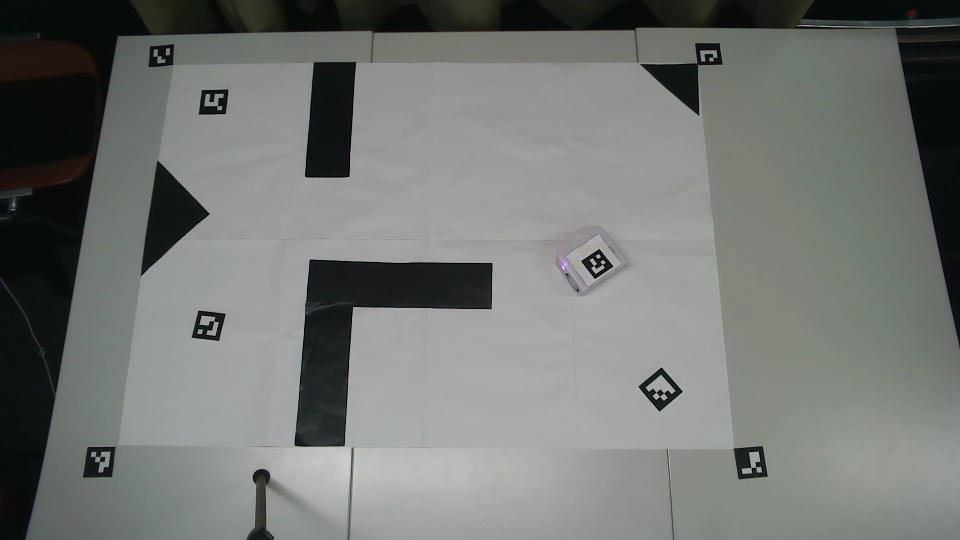
#> input picture resources/map_captures/map6.png, 1920 x 1080 px (shown at 1/2 size)
$ jupyter execute Group_T23_report.ipynb
#> lines starting #> are read from the running program, lines starting #| are printed output that depends on the picture; after the words box and inside, x2 and y2 are one past the last pixel; in counts of white or black regions, pixels touching at a corner belong together
#> further down, map_frame is the input picture: shape (1080, 1920, 3); mean B, G, R 115.4, 118.5, 115.5
### modules/cv.py

import enum
from multiprocessing import allow_connection_pickling
from threading import Lock
import cv2
from matplotlib import pyplot as plt
import numpy as np
import os
from typing import Any, Optional, Tuple, List
import time

class MapInfo() :

    raw_image: np.ndarray
    original_map: np.ndarray
    descretized_map: np.ndarray
    original_width: int
    original_height: int
    descretized_width: int
    descretized_height: int
    descretize_scale: int
    cm_per_pixel: float
    transform: Any
    aruco_corners: List[np.ndarray]

    # [12 lines left out: function transform_frame, not called in this run]

class RobotInfo() :
    robot_available: bool
    robot_x: float
    robot_y: float
    robot_theta: float
    goal_available: bool
    goal_x: float
    goal_y: float
    goal_theta: float
    checkpoint_available: bool
    checkpoint_list: np.ndarray

class Camera() :

    # [56 lines left out: functions __init__, get_frame, get_frame_when_esc, not called in this run]

def display_image(image, title = None):
    """
    Display image using matplotlib.

    Parameters:
        image (numpy.ndarray): The image to display.
        title (str, optional): The title of the image. Default is None.
    """
    plt.imshow(image, interpolation='nearest')
    plt.axis('off')  # Hide axes

    if title is not None:
        plt.title(title)
    plt.show()

def read_image(path) :
    """
    Read image from the path.

    Parameters:
        path (str): The path to the image file.
    """
    return cv2.imread(path)

# [16 lines left out: function generate_aruco, not called in this run]

def _get_aruco_pose(frame) :
    """
    Detects ArUco markers in a given frame and returns the frame with detected markers drawn,
    along with the corners and ids of the detected markers.

    Parameters:
        frame (numpy.ndarray): The input image frame in which to detect ArUco markers.

    Returns:
        tuple: A tuple containing:
            - draw_frame (numpy.ndarray): The input frame with detected markers drawn.
            - corners (list): A list of corners of the detected markers.
            - ids (numpy.ndarray): The ids of the detected markers.
    """

    gray = cv2.cvtColor(frame, cv2.COLOR_BGR2GRAY)
    aruco_dict = cv2.aruco.getPredefinedDictionary(cv2.aruco.DICT_4X4_250)
    parameters = cv2.aruco.DetectorParameters()
    detector = cv2.aruco.ArucoDetector(aruco_dict, parameters)

    corners, ids, rejected = detector.detectMarkers(gray)
#> corners = 8 items; ids = [8, 2, 0, 5, 6, 1, 3, 4]; rejected = ([[628, 124], [711, 124], [698, 353], [610, 353]], [[1495, 900], [1496, 929], [1479, 935], [1473, 902]], [[177, 916], [193, 929], [191, 949], [171, 947]])

    # print("Detected markers:", ids)
    draw_frame = frame.copy()
    if ids is not None:
        cv2.aruco.drawDetectedMarkers(draw_frame, corners, ids)
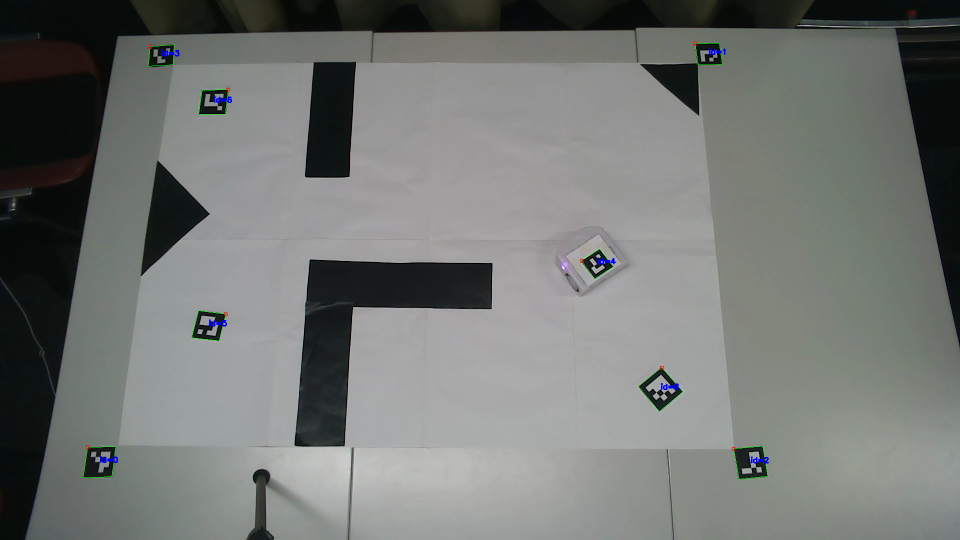
#> draw_frame: shape (1080, 1920, 3) (shown at 1/2 size); 0.2% of pixels changed, all inside (x1, y1, x2, y2) = (166, 83, 1538, 959)
    return draw_frame, corners, ids

# [22 lines left out: function capture_map, not called in this run]

def _get_persepective_transform(camera_pts, scaled_width=None, scaled_height=None, target_scale=None) :
    """
    Computes the perspective transform matrix and optionally scales the width and height.

    Parameters:
    camera_pts (numpy.ndarray): A 4x2 array of points representing the coordinates in the camera view.
    scaled_width (int, optional): The desired width of the transformed image. If not provided, it will be calculated based on target_scale.
    scaled_height (int, optional): The desired height of the transformed image. If not provided, it will be calculated based on target_scale.
    target_scale (float, optional): The scale factor to compute the scaled width and height if they are not provided.

    Returns:
    tuple: A tuple containing:
        - persp_trans (numpy.ndarray): The perspective transform matrix.
        - scaled_width (int): The width of the transformed image.
        - scaled_height (int): The height of the transformed image.
    """

    measured_height = np.linalg.norm(camera_pts[0] - camera_pts[3])
    measured_width = np.linalg.norm(camera_pts[1] - camera_pts[3])

    if not scaled_width or not scaled_height :
        assert(target_scale is not None)
        scaled_height = int(target_scale * measured_height / (measured_height + measured_height))
        scaled_width = int(target_scale * measured_width / (measured_height + measured_height))
        # print("Generating new width and height:", scaled_width, scaled_height)

    target_pts = np.array(
        [[0, scaled_height], [scaled_width, 0], [scaled_width, scaled_height], [0, 0]]
    ).astype(np.float32)

    persp_trans = cv2.getPerspectiveTransform(camera_pts, target_pts)

    return persp_trans, scaled_width, scaled_height


def _descretize_map(frame, grid_size, threshold = 100) :
    """
    Discretizes a given frame into a grid based on the specified grid size and threshold.

    Parameters:
        frame (numpy.ndarray): The input image/frame to be discretized.
        grid_size (int): The size of each grid cell.
        threshold (int, optional): The threshold value to determine the binary state of each grid cell. Default is 100.

    Returns:
        numpy.ndarray: A 2D array representing the discretized grid where each cell is either 0 or 1.
    """

    height, width, _ = frame.shape
    grid_height = height // grid_size
    grid_width = width // grid_size

    grid = np.zeros((grid_height, grid_width))

    for i in range(grid_height) :
        for j in range(grid_width) :
            grid[i, j] = np.mean(frame[i*grid_size:(i+1)*grid_size, j*grid_size:(j+1)*grid_size])
            if grid[i, j] < threshold :
                grid[i, j] = 0
            else :
                grid[i, j] = 1
    return grid

def _get_robot_and_goal_pose(image, scaled_width, scaled_height) :
    """
    Detects the robot and goal poses from an image using ArUco markers.

    Parameters:
        image (numpy.ndarray): The input image containing ArUco markers.
        scaled_width (int): The width to scale the image to.
        scaled_height (int): The height to scale the image to.

    Returns:
        tuple: A tuple containing:
            - robot_available (bool): Whether the robot marker was detected.
            - robot_center_y (float): The y-coordinate of the robot's center.
            - robot_center_x (float): The x-coordinate of the robot's center.
            - robot_theta (float): The orientation of the robot in radians.
            - goal_available (bool): Whether the goal marker was detected.
            - goal_center_y (float): The y-coordinate of the goal's center.
            - goal_center_x (float): The x-coordinate of the goal's center.
            - goal_theta (float): The orientation of the goal in radians.
            - map_available (bool): Whether the map markers were detected.
            - checkpoint_list (numpy.ndarray): An array of waypoints detected.
            - scaled_width (int): The scaled width of the image.
            - scaled_height (int): The scaled height of the image.
    """

    frame, corners, ids = _get_aruco_pose(image)

    robot_available = False
    goal_available = False
    robot_corners = np.zeros((1, 4, 2))
    goal_corners = np.zeros((1, 4, 2))
    map_corners = np.zeros((4, 4, 2))
    waypoint_corners = []
    corners_get = 0
    if ids is not None :
        for i, ids in enumerate(ids) :
            if ids[0] == 4 :
                robot_corners = corners[i]
                robot_available = True
            elif ids[0] == 5:
                goal_corners = corners[i]
                goal_available = True
            elif ids[0] < 4 :
                map_corners[ids[0]] = corners[i]
                corners_get += 1
            elif ids[0] >=6 : # Way points
                waypoint_corners.append((ids[0].item(), corners[i]))

    if corners_get < 4 :
        print("WANRNING! Could not detect all markers")
        return (
            False,
            0,
            0,
            0,
            False,
            0,
            0,
            0,
            False,
            None,
            scaled_width,
            scaled_height
        )
        # raise Exception("Could not detect all markers")

    # print("Waypoints:", waypoint_corners)
    if len(waypoint_corners) > 0 :

        waypoint_corners = sorted(waypoint_corners, key=lambda x: x[0])
        waypoint_corners = np.concatenate([val for key, val in waypoint_corners])

    camera_pts = np.array(
        [
            map_corners[0][1],
            map_corners[1][3],
            map_corners[2][0],
            map_corners[3][2]
        ]
    ).astype(np.float32)

    persp_transform, scaled_width, scaled_height = _get_persepective_transform(
        camera_pts,
        scaled_width=scaled_width,
        scaled_height=scaled_height
    )

    robot_corners = cv2.perspectiveTransform(robot_corners, persp_transform)[0]
    goal_corners = cv2.perspectiveTransform(goal_corners, persp_transform)[0]
    if len(waypoint_corners) > 0:
        waypoint_corners = cv2.perspectiveTransform(waypoint_corners, persp_transform)
    else :
        waypoint_corners = np.zeros((0, 2))

    robot_center = np.mean(robot_corners, axis=0)
    x_axis = robot_corners[1] - robot_corners[2]
    theta = np.arctan2(x_axis[1], x_axis[0])

    goal_center = np.mean(goal_corners, axis=0)
    x_axis = goal_corners[1] - goal_corners[2]
    goal_theta = np.arctan2(x_axis[1], x_axis[0])

    checkpoint_list = np.mean(waypoint_corners, axis=1)

    return (
        robot_available,
        robot_center[1].item(),
        robot_center[0].item(),
        theta.item(),
        goal_available,
        goal_center[1].item(),
        goal_center[0].item(),
        goal_theta.item(),
        True,
        checkpoint_list,
        scaled_width,
        scaled_height
    )

def _remove_arucos(
    map_frame: np.ndarray,
    aruco_corners: np.ndarray,
) :
    """
    Removes ArUco markers from a given map frame by filling their regions with white color.

    Parameters:
        map_frame (np.ndarray): The input image/frame from which ArUco markers need to be removed.
        aruco_corners (np.ndarray): An array of ArUco marker corner points.

    Returns:
        np.ndarray: The modified map frame with ArUco markers removed.
    """
    map_frame = map_frame.astype(np.uint8)
    for aruco in aruco_corners :
        cv2.fillPoly(map_frame, np.int32([aruco]), color=(255, 255, 255))
    return map_frame

def get_map_info(
        map_frame: np.ndarray,
        target_scale=2048,
        descretize_scale=6,
        descretize_threshold=30,
        aruco_cm=5
    ) -> MapInfo :

    """
    Processes a map frame to extract and transform map information using ArUco markers.

    Parameters:
        map_frame (np.ndarray): The input map frame as a numpy array.
        target_scale (int, optional): The target scale for the perspective transformation. Default is 2048.
        descretize_scale (int, optional): The scale factor for discretizing the map. Default is 6.
        descretize_threshold (int, optional): The threshold value for discretizing the map. Default is 30.
        aruco_cm (int, optional): The size of the ArUco marker in centimeters. Default is 5.

    Returns:
        MapInfo: An object containing various information about the processed map, including the original map,
                    discretized map, transformation matrix, and ArUco marker corners.

    Raises:
        Exception: If less than 4 ArUco markers are detected in the map frame.
    """


    masked_frame, corners, ids = _get_aruco_pose(map_frame.copy())
#> corners = 8 items; ids = [8, 2, 0, 5, 6, 1, 3, 4]

    if len(ids) < 4 :
        raise Exception("Could not detect all markers")

    corners_sorted = np.zeros((4, 4, 2))
    vis = [0, 0, 0, 0]
    for i in range(len(ids)) :
        if ids[i][0] < 4 :
            corners_sorted[ids[i][0]] = corners[i]
            vis[ids[i][0]] = 1
#> this loop made 8 passes
#> after the loop, vis = [1, 1, 1, 1]

    for i in range(4) :
        if vis[i] == 0 :
            raise Exception("Could not detect all markers")

    camera_pts = np.array(
        [
            corners_sorted[0][1],
            corners_sorted[1][3],
            corners_sorted[2][0],
            corners_sorted[3][2]
        ]
    ).astype(np.float32)
#> camera_pts = [[232, 893], [1396, 129], [1467, 897], [346, 129]]

    persp_trans, scaled_width, scaled_height = _get_persepective_transform(
        camera_pts,
        target_scale=target_scale,
    )
#> in _get_persepective_transform, `measured_height = np.linalg.norm(camera_pts[0] - camera_pts[3])`: measured_height = 772.5
#> in _get_persepective_transform, `measured_width = np.linalg.norm(camera_pts[1] - camera_pts[3])`: measured_width = 1050
#> in _get_persepective_transform, `scaled_height = int(target_scale * measured_height / (measured_height ..`: scaled_height = 1024
#> in _get_persepective_transform, `scaled_width = int(target_scale * measured_width / (measured_height + ..`: scaled_width = 1391
#> in _get_persepective_transform, `target_pts = np.array( [[0, scaled_height], [scaled_width, 0], [scaled..`: target_pts = [[0, 1024], [1391, 0], [1391, 1024], [0, 0]]
#> in _get_persepective_transform, `persp_trans = cv2.getPerspectiveTransform(camera_pts, target_pts)`: persp_trans = [[1.37, 0.205, -501.7], [-2.91e-16, 1.63, -209.9], [4.37e-06, 0.000238, 1]]
#> scaled_width = 1391; scaled_height = 1024

    original_map = cv2.warpPerspective(map_frame, persp_trans, (scaled_width, scaled_height))
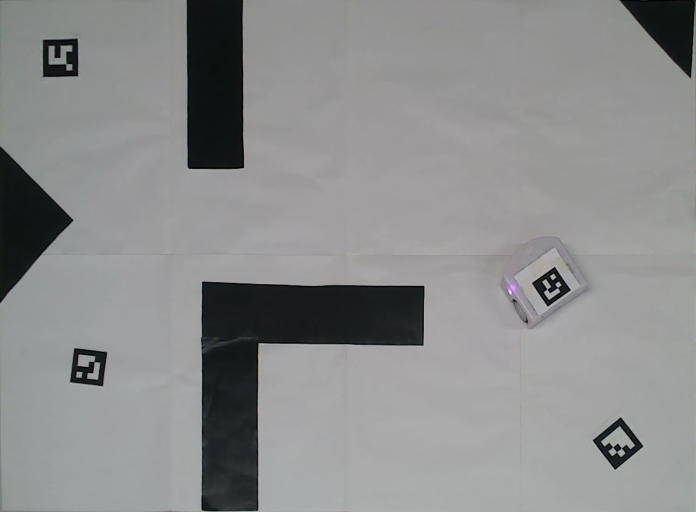
#> original_map: shape (1024, 1391, 3) (shown at 1/2 size); mean B, G, R 140.2, 140.5, 139.2

    corners_sorted_transformed = cv2.perspectiveTransform(corners_sorted, persp_trans)

    map_corner_diag = corners_sorted_transformed[:, 0] - corners_sorted_transformed[:, 2]
#> map_corner_diag = [[-64.28, -66.25], [-66.25, -64.97], [-69.75, -61.41], [-68.94, -57.22]]
    map_corner_dist = np.linalg.norm(map_corner_diag, axis=1) / np.sqrt(2)
#> map_corner_dist = [65.27, 65.61, 65.71, 63.36]
    cm_per_pixel = aruco_cm / np.mean(map_corner_dist)
#> cm_per_pixel = 0.0677

    all_corners_transformed = cv2.perspectiveTransform(np.concatenate(corners), persp_trans)

    map_info = MapInfo()
    map_info.raw_image = map_frame
    map_info.original_map = _remove_arucos(original_map, all_corners_transformed)
#> the loop in _remove_arucos, `for aruco in aruco_corners :` made 8 passes
#> after the loop in _remove_arucos, `for aruco in aruco_corners :`:
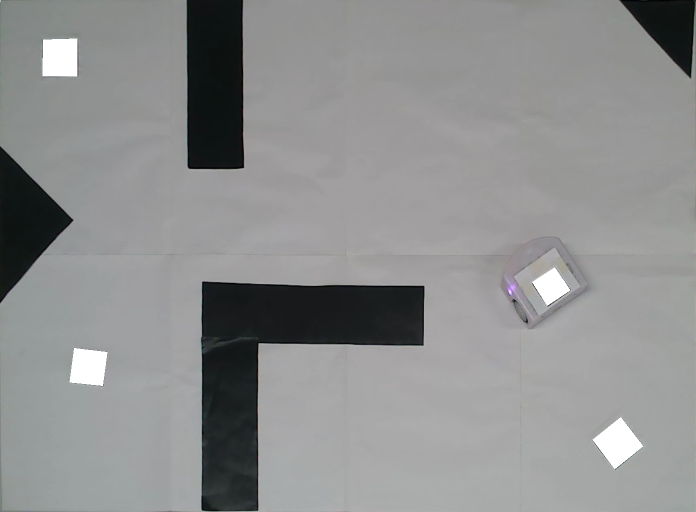
#> map_frame: shape (1024, 1391, 3) (shown at 1/2 size); 1.3% of pixels changed, all inside (x1, y1, x2, y2) = (0, 0, 1287, 939); drawn as B, G, R
    map_info.original_width = scaled_width
#> map_info.original_width = 1391
    map_info.original_height = scaled_height
#> map_info.original_height = 1024
#> (the rest of the program and of its run is left out)
